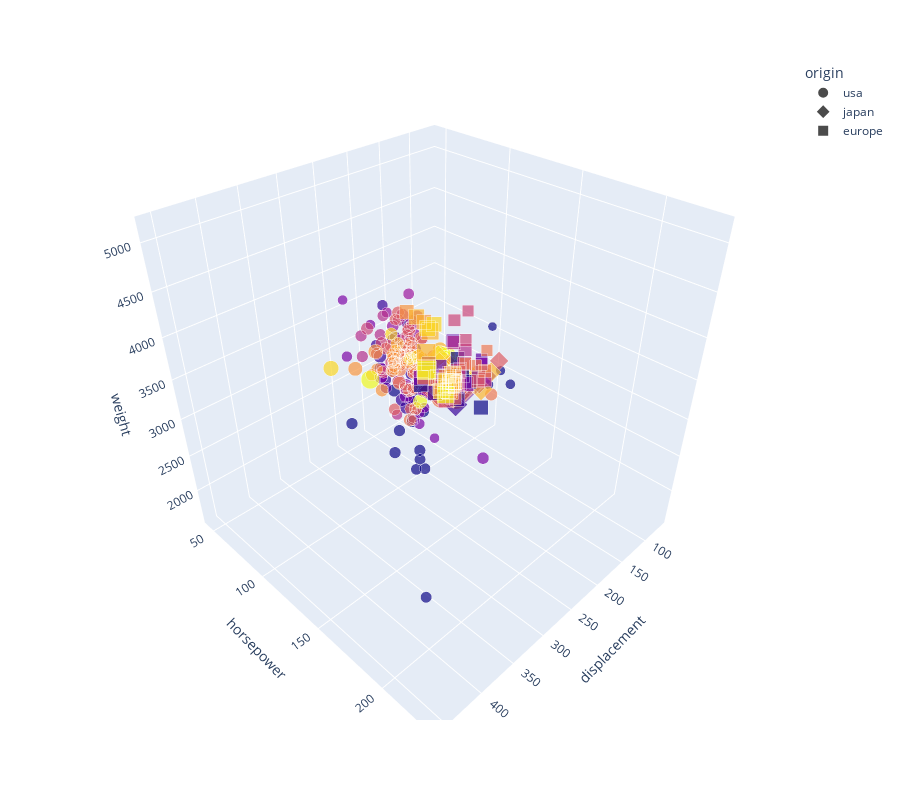

Notebook cell for this chart:
### Markdown cell above
Visualizing 5 features is also possible if we make the scatter dots unique to the datapoint's origin.

````{dropdown} Click to see the code
:open: false
```python
fig = px.scatter_3d(mpg, x="displacement", 
                    y="horsepower", 
                    z="weight", 
                    color="model_year",
                    size="mpg",
                    symbol="origin",
                    width=900, height=800, 
                    opacity=.7)
# hide color scale legend on the plotly fig
fig.update_layout(coloraxis_showscale=False)
```
````

### Code cell
fig = px.scatter_3d(mpg, x="displacement", 
                    y="horsepower", 
                    z="weight", 
                    color="model_year",
                    size="mpg",
                    symbol="origin",
                    width=900, height=800, 
                    opacity=.7)
# hide color scale legend on the plotly fig
fig.update_layout(coloraxis_showscale=False)

### Figure 1 — Plotly figure (JSON) as saved in the notebook; plotly's stock layout.template omitted (floating-point values rounded to 4 significant figures; data arrays with more than 128 entries replaced by an {"elided": "..."} marker saying what was removed)
{"data": [{"hovertemplate": "origin=usa<br>displacement=%{x}<br>horsepower=%{y}<br>weight=%{z}<br>mpg=%{marker.size}<br>model_year=%{marker.color}<extra></extra>", "legendgroup": "usa", "marker": {"color": {"elided": "245 int values"}, "coloraxis": "coloraxis", "opacity": 0.7, "size": {"elided": "245 float values"}, "sizemode": "area", "sizeref": 0.1165, "symbol": "circle"}, "mode": "markers", "name": "usa", "scene": "scene", "showlegend": true, "type": "scatter3d", "x": {"elided": "245 float values"}, "y": {"elided": "245 float values"}, "z": {"elided": "245 int values"}}, {"hovertemplate": "origin=japan<br>displacement=%{x}<br>horsepower=%{y}<br>weight=%{z}<br>mpg=%{marker.size}<br>model_year=%{marker.color}<extra></extra>", "legendgroup": "japan", "marker": {"color": [70, 70, 71, 71, 71, 71, 72, 72, 72, 72, 72, 73, 73, 73, 73, 74, 74, 74, 74, 74, 74, 75, 75, 75, 75, 76, 76, 76, 76, 77, 77, 77, 77, 77, 77, 78, 78, 78, 78, 78, 78, 78, 78, 79, 79, 80, 80, 80, 80, 80, 80, 80, 80, 80, 80, 80, 80, 80, 81, 81, 81, 81, 81, 81, 81, 81, 81, 81, 81, 81, 82, 82, 82, 82, 82, 82, 82, 82, 82], "coloraxis": "coloraxis", "opacity": 0.7, "size": [24.0, 27.0, 27.0, 25.0, 31.0, 35.0, 24.0, 19.0, 28.0, 23.0, 27.0, 20.0, 22.0, 18.0, 20.0, 31.0, 32.0, 31.0, 32.0, 24.0, 26.0, 29.0, 24.0, 24.0, 33.0, 33.0, 32.0, 28.0, 19.0, 31.5, 33.5, 26.0, 30.0, 22.0, 21.5, 32.8, 39.4, 36.1, 27.5, 27.2, 21.1, 23.9, 29.5, 34.1, 31.8, 38.1, 37.2, 29.8, 31.3, 37.0, 32.2, 46.6, 40.8, 44.6, 33.8, 32.7, 23.7, 32.4, 39.1, 35.1, 32.3, 37.0, 37.7, 34.1, 33.7, 32.4, 32.9, 31.6, 25.4, 24.2, 37.0, 31.0, 36.0, 36.0, 34.0, 38.0, 32.0, 38.0, 32.0], "sizemode": "area", "sizeref": 0.1165, "symbol": "diamond"}, "mode": "markers", "name": "japan", "scene": "scene", "showlegend": true, "type": "scatter3d", "x": [113.0, 97.0, 97.0, 113.0, 71.0, 72.0, 113.0, 70.0, 97.0, 120.0, 97.0, 97.0, 108.0, 70.0, 156.0, 79.0, 71.0, 76.0, 83.0, 120.0, 108.0, 97.0, 134.0, 119.0, 91.0, 91.0, 85.0, 97.0, 156.0, 98.0, 85.0, 97.0, 97.0, 146.0, 80.0, 78.0, 85.0, 91.0, 134.0, 119.0, 134.0, 119.0, 98.0, 86.0, 85.0, 89.0, 86.0, 134.0, 120.0, 119.0, 108.0, 86.0, 85.0, 91.0, 97.0, 168.0, 70.0, 107.0, 79.0, 81.0, 97.0, 85.0, 89.0, 91.0, 107.0, 108.0, 119.0, 120.0, 168.0, 146.0, 91.0, 91.0, 120.0, 107.0, 108.0, 91.0, 91.0, 91.0, 144.0], "y": [95.0, 88.0, 88.0, 95.0, 65.0, 69.0, 95.0, 97.0, 92.0, 97.0, 88.0, 88.0, 94.0, 90.0, 122.0, 67.0, 65.0, 52.0, 61.0, 97.0, 93.0, 75.0, 96.0, 97.0, 53.0, 53.0, 70.0, 75.0, 108.0, 68.0, 70.0, 75.0, 67.0, 97.0, 110.0, 52.0, 70.0, 60.0, 95.0, 97.0, 95.0, 97.0, 68.0, 65.0, 65.0, 60.0, 65.0, 90.0, 75.0, 92.0, 75.0, 65.0, 65.0, 67.0, 67.0, 132.0, 100.0, 72.0, 58.0, 60.0, 67.0, 65.0, 62.0, 68.0, 75.0, 75.0, 100.0, 74.0, 116.0, 120.0, 68.0, 68.0, 88.0, 75.0, 70.0, 67.0, 67.0, 67.0, 96.0], "z": [2372, 2130, 2130, 2228, 1773, 1613, 2278, 2330, 2288, 2506, 2100, 2279, 2379, 2124, 2807, 1950, 1836, 1649, 2003, 2489, 2391, 2171, 2702, 2545, 1795, 1795, 1990, 2155, 2930, 2045, 1945, 2265, 1985, 2815, 2720, 1985, 2070, 1800, 2560, 2300, 2515, 2405, 2135, 1975, 2020, 1968, 2019, 2711, 2542, 2434, 2265, 2110, 2110, 1850, 2145, 2910, 2420, 2290, 1755, 1760, 2065, 1975, 2050, 1985, 2210, 2350, 2615, 2635, 2900, 2930, 2025, 1970, 2160, 2205, 2245, 1965, 1965, 1995, 2665]}, {"hovertemplate": "origin=europe<br>displacement=%{x}<br>horsepower=%{y}<br>weight=%{z}<br>mpg=%{marker.size}<br>model_year=%{marker.color}<extra></extra>", "legendgroup": "europe", "marker": {"color": [70, 70, 70, 70, 70, 71, 71, 71, 71, 72, 72, 72, 72, 72, 73, 73, 73, 73, 73, 73, 73, 74, 74, 74, 74, 74, 74, 75, 75, 75, 75, 75, 75, 76, 76, 76, 76, 76, 76, 76, 76, 77, 77, 77, 77, 78, 78, 78, 78, 78, 78, 79, 79, 79, 79, 80, 80, 80, 80, 80, 80, 80, 80, 81, 81, 81, 82, 82], "coloraxis": "coloraxis", "opacity": 0.7, "size": [26.0, 25.0, 24.0, 25.0, 26.0, 28.0, 30.0, 30.0, 27.0, 23.0, 18.0, 22.0, 21.0, 26.0, 26.0, 26.0, 29.0, 24.0, 20.0, 19.0, 24.0, 29.0, 26.0, 26.0, 24.0, 26.0, 31.0, 25.0, 29.0, 23.0, 23.0, 22.0, 25.0, 28.0, 25.0, 27.0, 29.0, 29.5, 20.0, 19.0, 16.5, 36.0, 29.0, 30.5, 21.5, 43.1, 20.3, 17.0, 21.6, 16.2, 31.5, 31.9, 25.4, 27.2, 37.3, 41.5, 34.3, 44.3, 43.4, 36.4, 30.0, 29.8, 35.0, 33.0, 28.1, 30.7, 36.0, 44.0], "sizemode": "area", "sizeref": 0.1165, "symbol": "square"}, "mode": "markers", "name": "europe", "scene": "scene", "showlegend": true, "type": "scatter3d", "x": [97.0, 110.0, 107.0, 104.0, 121.0, 116.0, 79.0, 88.0, 97.0, 97.0, 121.0, 121.0, 120.0, 96.0, 97.0, 98.0, 68.0, 116.0, 114.0, 121.0, 121.0, 98.0, 79.0, 97.0, 90.0, 116.0, 79.0, 90.0, 90.0, 115.0, 120.0, 121.0, 121.0, 107.0, 116.0, 101.0, 90.0, 97.0, 130.0, 120.0, 168.0, 79.0, 97.0, 97.0, 121.0, 90.0, 131.0, 163.0, 121.0, 163.0, 89.0, 89.0, 183.0, 141.0, 91.0, 98.0, 97.0, 90.0, 90.0, 121.0, 146.0, 89.0, 122.0, 105.0, 141.0, 145.0, 105.0, 97.0], "y": [46.0, 87.0, 90.0, 95.0, 113.0, 90.0, 70.0, 76.0, 60.0, 54.0, 112.0, 76.0, 87.0, 69.0, 46.0, 90.0, 49.0, 75.0, 91.0, 112.0, 110.0, 83.0, 67.0, 78.0, 75.0, 75.0, 67.0, 71.0, 70.0, 95.0, 88.0, 98.0, 115.0, 86.0, 81.0, 83.0, 70.0, 71.0, 102.0, 88.0, 120.0, 58.0, 78.0, 78.0, 110.0, 48.0, 103.0, 125.0, 115.0, 133.0, 71.0, 71.0, 77.0, 71.0, 69.0, 76.0, 78.0, 48.0, 48.0, 67.0, 67.0, 62.0, 88.0, 74.0, 80.0, 76.0, 74.0, 52.0], "z": [1835, 2672, 2430, 2375, 2234, 2123, 2074, 2065, 1834, 2254, 2933, 2511, 2979, 2189, 1950, 2265, 1867, 2158, 2582, 2868, 2660, 2219, 1963, 2300, 2108, 2246, 2000, 2223, 1937, 2694, 2957, 2945, 2671, 2464, 2220, 2202, 1937, 1825, 3150, 3270, 3820, 1825, 1940, 2190, 2600, 1985, 2830, 3140, 2795, 3410, 1990, 1925, 3530, 3190, 2130, 2144, 2188, 2085, 2335, 2950, 3250, 1845, 2500, 2190, 3230, 3160, 1980, 2130]}], "layout": {"coloraxis": {"colorbar": {"title": {"text": "model_year"}}, "colorscale": [[0, "#0d0887"], [0.1111, "#46039f"], [0.2222, "#7201a8"], [0.3333, "#9c179e"], [0.4444, "#bd3786"], [0.5556, "#d8576b"], [0.6667, "#ed7953"], [0.7778, "#fb9f3a"], [0.8889, "#fdca26"], [1, "#f0f921"]], "showscale": false}, "height": 800, "legend": {"itemsizing": "constant", "title": {"text": "origin"}, "tracegroupgap": 0}, "margin": {"t": 60}, "scene": {"domain": {"x": [0, 1], "y": [0, 1]}, "xaxis": {"title": {"text": "displacement"}}, "yaxis": {"title": {"text": "horsepower"}}, "zaxis": {"title": {"text": "weight"}}}, "width": 900}}
